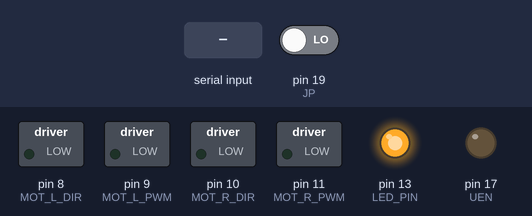
The sketch below on a simulated Arduino Mega 2560, built with avr-gcc and run on an emulated ATmega2560. On the bench: switched loads named in the sketch (green lamp = pin HIGH), output pins drawn as LEDs (lit = HIGH). Inputs (shaded band) come from the test bench; at power-on: pin 19 (JP) LOW.

Above: at 1.2 s.
1.3 s: "1" received over the second serial link
At 1.8 s:
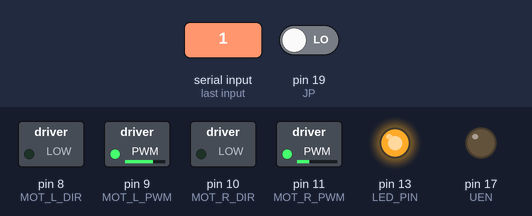
2.8 s: "0" received over the second serial link
At 4.2 s:
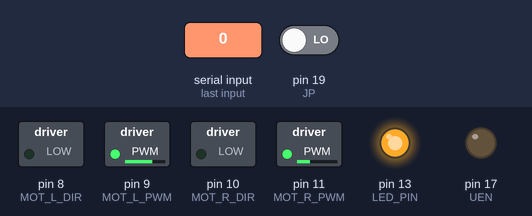
Timing chart, 0 to 5.8 s (numbered marks = the images above; inputs shaded):
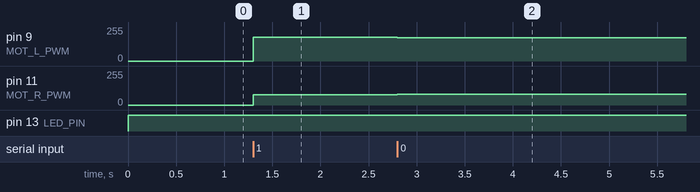

The sketch:

Line_Follow_mode_2.ino
```cpp
// Line following diffential driving car
// Prototyping robot code

// - Created on Oct 12, 2024 by Sagar


// #define _DEBUG_


#include <math.h>


// Pin NUMBERS
#define MOT_L_DIR 8
#define MOT_L_PWM 9
#define MOT_R_DIR 10
#define MOT_R_PWM 11

#define UEN 17
#define JP 19

#define LED_PIN 13


// If the line, which is 3cm wide, is in the middle, sensor reading becomes 0x18 i.e. 00001 1000
#define CENTER_VALUE 0x18

// Upper threshold and lower threshold of voltage equivalent to reflected intensity of IR
#define UPPER_THRESHOLD 800
#define LOWER_THRESHOLD 200

// Values to decide the turning condtion on sensor value
#define LEFT_TURN_BYTE 0xF0
#define RIGHT_TURN_BYTE 0x0F


// Constants of PID control
// #define KP 1
// #define KI 1
// #define KD 1


const uint8_t TOP_SPEED = 255;
const uint8_t LOW_SPEED = 150;
const uint8_t INPUT_RANGE = 70;
const uint8_t MID_VALUE = 35;  // setpoint


// reading from sensor which we use in processing
uint8_t sensorValue;
bool isJP;


uint8_t L_PWM;
uint8_t R_PWM;


void setup() {
  // Initialize serial3 for raeding single from sensor
#ifdef _DEBUG_
  Serial.begin(115200);
#endif

  Serial3.begin(115200);
  // Initialize analog pins for sensor
  pinMode(UEN, OUTPUT);
  pinMode(JP, INPUT);

  // Initialize digital pins for motor
  pinMode(MOT_L_DIR, OUTPUT);
  pinMode(MOT_R_DIR, OUTPUT);
  pinMode(MOT_L_PWM, OUTPUT);
  pinMode(MOT_R_PWM, OUTPUT);

  pinMode(LED_PIN, OUTPUT);

  // UEN : UART ENABLE is active low
  digitalWrite(UEN, LOW);
}


void loop() {
  if (Serial3.available()) {
    sensorValue = Serial3.read();
    digitalWrite(LED_PIN, BIN);
    isJP = digitalRead(JP);

#ifdef _DEBUG_
    Serial.print("Sensor value:");
    Serial.print(sensorValue);
    Serial.print(" isJP:");
    Serial.print(isJP);
#endif

    Run();
  } else {
    // stop();
    digitalWrite(LED_PIN, HIGH);
  }
}


inline void
Stop() {
  // Disable enable signal of each motor
  analogWrite(MOT_R_PWM, 0);
  analogWrite(MOT_L_PWM, 0);
#ifdef _DEBUG_
  Serial.println(" Stop");
#endif
}


inline void
Back() {
  analogWrite(MOT_R_PWM, LOW_SPEED);
  analogWrite(MOT_L_PWM, LOW_SPEED);
  digitalWrite(MOT_R_DIR, HIGH);
  digitalWrite(MOT_L_DIR, HIGH);
#ifdef _DEBUG_
  Serial.println(" Back");
#endif
}


inline void
Straight() {
  analogWrite(MOT_R_PWM, TOP_SPEED);
  analogWrite(MOT_L_PWM, TOP_SPEED);
  digitalWrite(MOT_R_DIR, LOW);
  digitalWrite(MOT_L_DIR, LOW);
#ifdef _DEBUG_
  Serial.println(" Straight");
#endif
}


inline void
Follow() {
  analogWrite(MOT_R_PWM, R_PWM);
  analogWrite(MOT_L_PWM, L_PWM);
  digitalWrite(MOT_R_DIR, LOW);
  digitalWrite(MOT_L_DIR, LOW);
#ifdef _DEBUG_
  Serial.println(" Follow");
#endif
}


inline void
Error() {
#ifdef _DEBUG_
  Serial.println(" Error");
#endif
}


inline void
Run() {
  if (isJP) {
    Straight();
  } else if ((sensorValue >= 0) && (sensorValue <= 70)) {
    L_PWM = (uint8_t)sensorValue * 255 / INPUT_RANGE;
    R_PWM = TOP_SPEED - (uint8_t)sensorValue * 255 / INPUT_RANGE;
#ifdef _DEBUG_
    Serial.print(" L_PWM:");
    Serial.print(L_PWM);
    Serial.print(" R_PWM:");
    Serial.print(R_PWM);
#endif

    Follow();
  } else if (sensorValue == 255) {
    Back();
  } else {
    Error();
    Stop();
  }
}
```

Measured:
- after the input at 1.3 s, pin 9 (MOT_L_PWM): 0/255 → 178/255 at once; pin 11 (MOT_R_PWM): 0/255 → 77/255 at once
- after the input at 2.8 s, pin 9 (MOT_L_PWM): 178/255 → 174/255 at once; pin 11 (MOT_R_PWM): 77/255 → 81/255 at once
